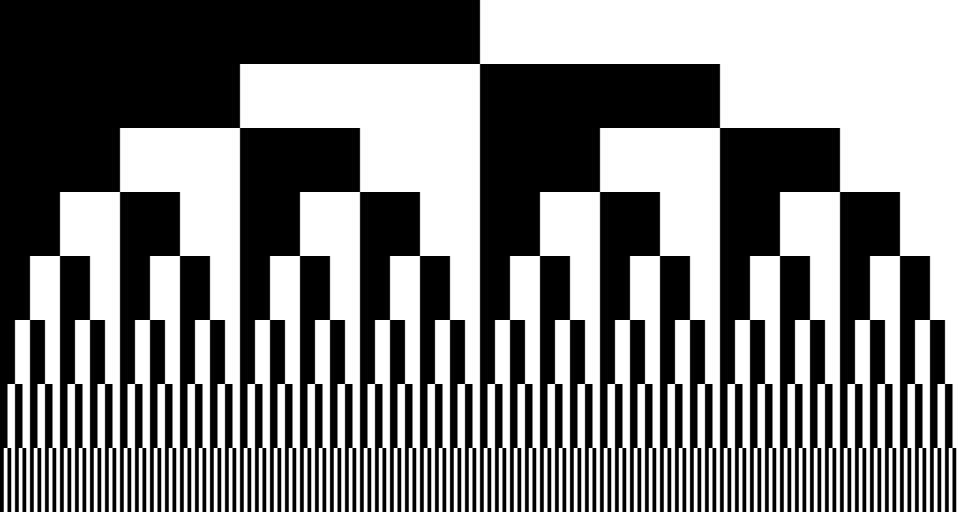
#> input picture Binary_Code_Stack_Pattern.jpg, 1920 x 1024 px (shown at 1/2 size); its folder holds 3 pictures in this run
$ python Stack_Pattern.py
#> lines starting #> are read from the running program, lines starting #| are printed output that depends on the picture; after the words box and inside, x2 and y2 are one past the last pixel; in counts of white or black regions, pixels touching at a corner belong together
import cv2
import numpy as np
import os

width = 1920
height = 1024

input_patterns = sorted([img for img in os.listdir() if img.lower().endswith((".jpg", ".png"))])
dist = int(height / len(input_patterns))
height = dist * len(input_patterns)
pattern = np.zeros((height, width, 3), dtype=np.uint8)

for i, input_pattern in enumerate(input_patterns):
    img_path = os.path.join(os.getcwd(), input_pattern)
    img = cv2.imread(img_path)
#> img is the input picture: shape (1024, 1920, 3); min 0, max 255, mean 127.5
    img = cv2.resize(img, (width, dist))
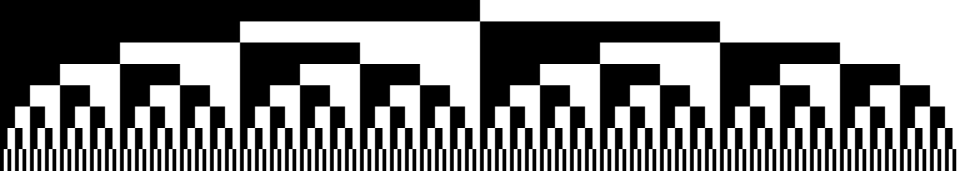
#> img: shape (341, 1920, 3) (shown at 1/2 size); min 0, max 255, mean 127.5
    pattern[i * dist : i * dist + dist, :, :] = img
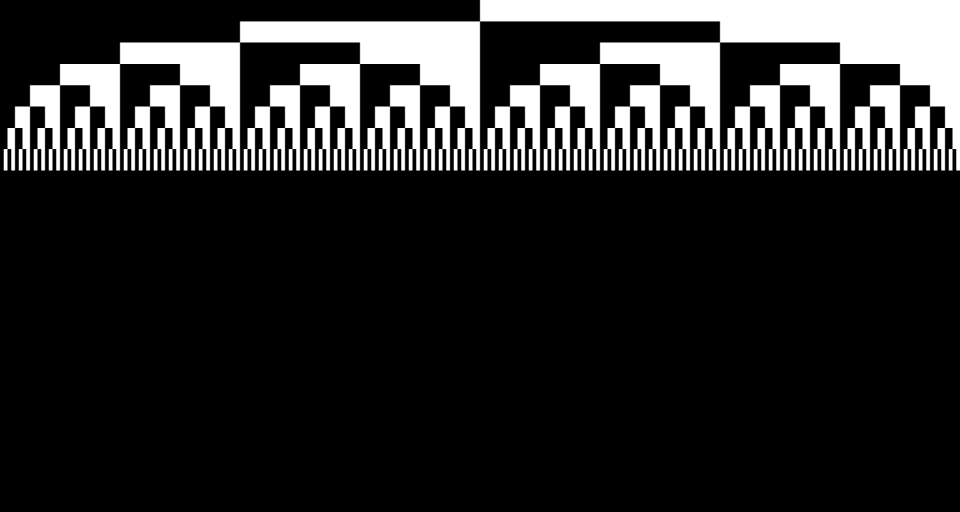
#> pattern: shape (1023, 1920, 3) (shown at 1/2 size); min 0, max 255, mean 42.5
#> pass 2 of the loop `for i, input_pattern in enumerate(input_patterns):`:
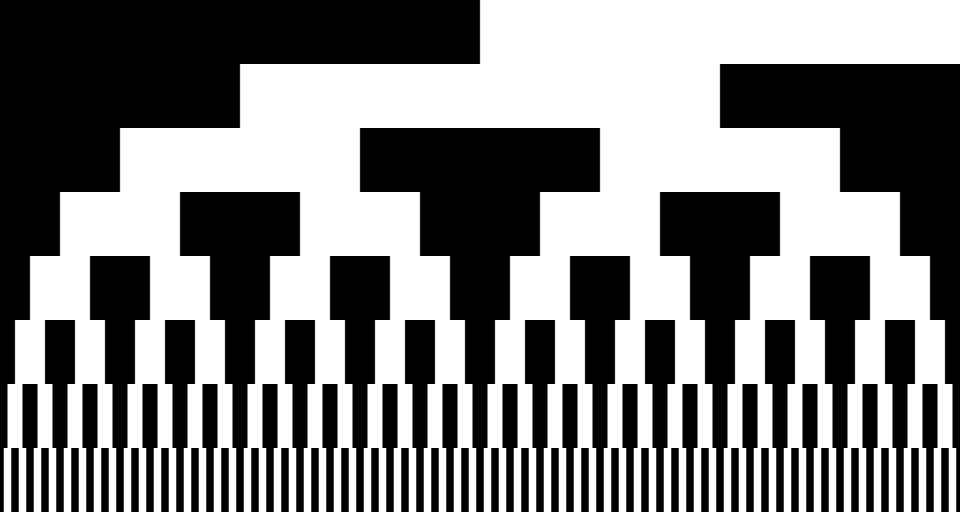
#> input picture Gray_Code_Stack_Pattern.jpg, 1920 x 1024 px (shown at 1/2 size)
#> img is the input picture: shape (1024, 1920, 3); min 0, max 255, mean 127.5
#> `img = cv2.resize(img, (width, dist))`:
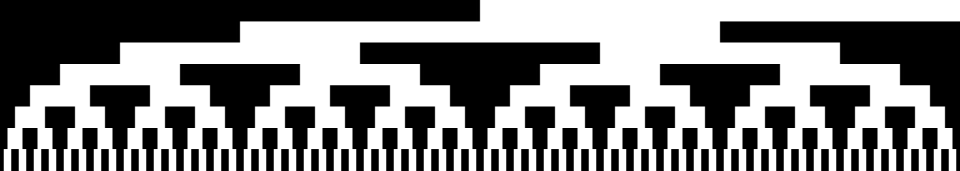
#> img: shape (341, 1920, 3) (shown at 1/2 size); min 0, max 255, mean 127.5
#> `pattern[i * dist : i * dist + dist, :, :] = img`:
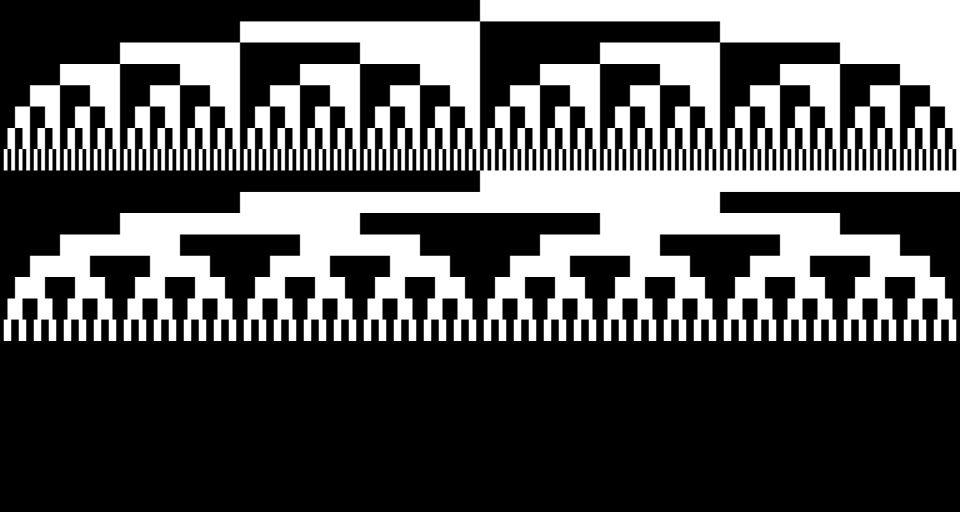
#> pattern: shape (1023, 1920, 3) (shown at 1/2 size); 17.32% of pixels changed, all inside (x1, y1, x2, y2) = (7, 341, 1920, 682)
#> pass 3 of the loop `for i, input_pattern in enumerate(input_patterns):`:
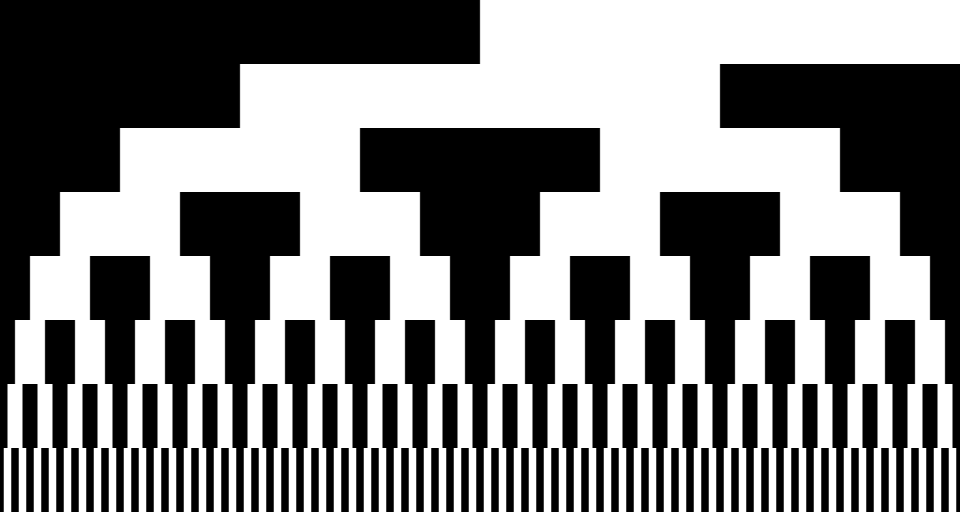
#> input picture output_image.jpg, 1920 x 1024 px (shown at 1/2 size)
#> img is the input picture: shape (1024, 1920, 3); min 0, max 255, mean 127.5
#> `img = cv2.resize(img, (width, dist))`:
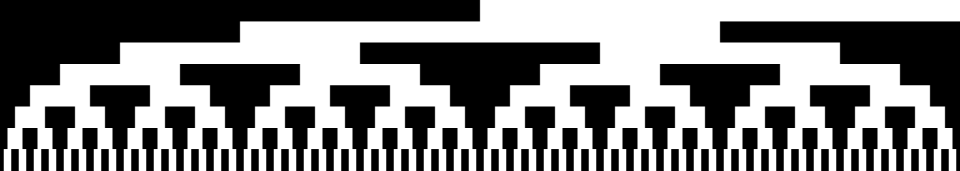
#> img: shape (341, 1920, 3) (shown at 1/2 size); min 0, max 255, mean 127.5
#> `pattern[i * dist : i * dist + dist, :, :] = img`:
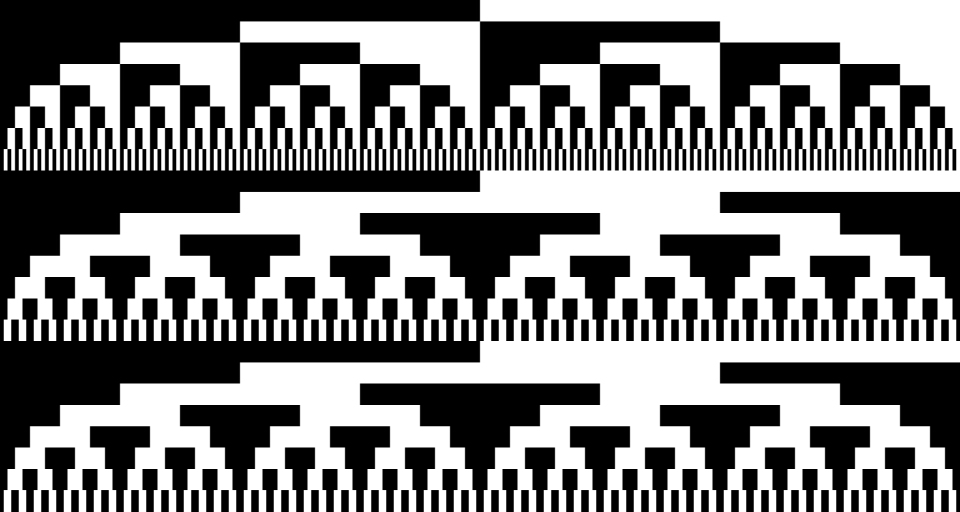
#> pattern: shape (1023, 1920, 3) (shown at 1/2 size); 17.32% of pixels changed, all inside (x1, y1, x2, y2) = (7, 682, 1920, 1023)

cv2.imwrite("Stack_Pattern.jpg", pattern)
cv2.namedWindow("Stack_Pattern", cv2.WINDOW_NORMAL)
cv2.imshow("Stack_Pattern", pattern)
cv2.resizeWindow("Stack_Pattern", 1280, 760)
cv2.waitKey(0)
cv2.destroyAllWindows()
